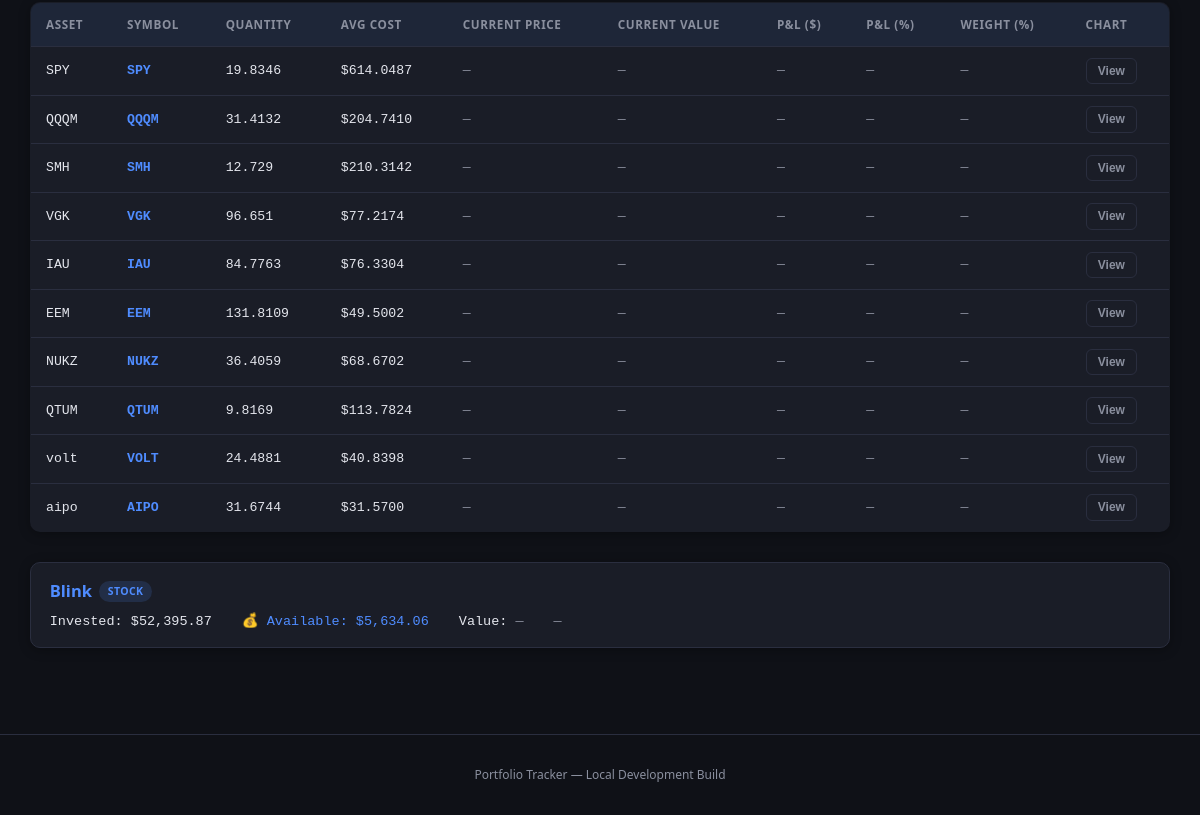
Before: / (lower part) with the older database file.
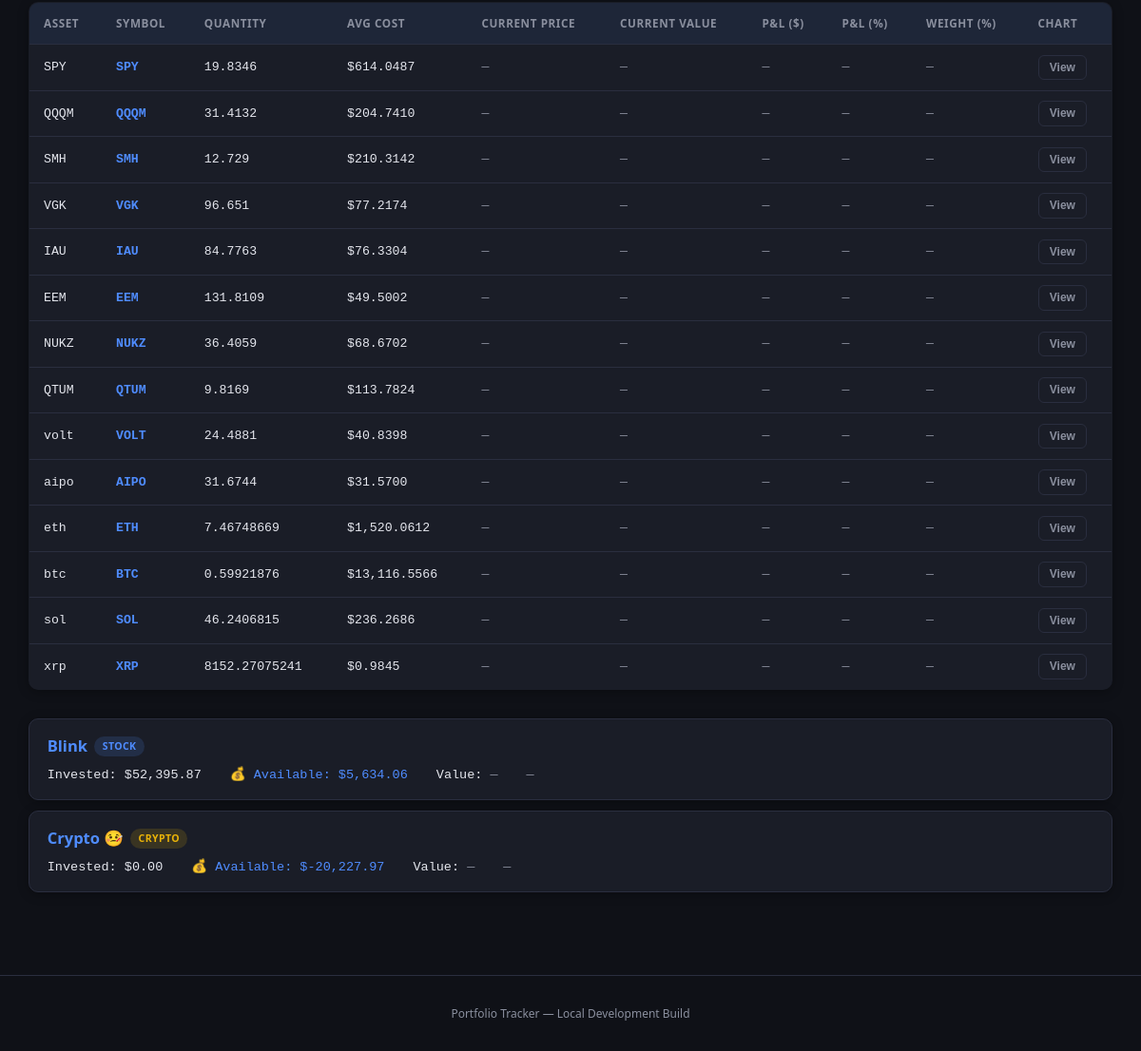
After: the same page with the newer database file.
### app/models/transaction.py (models this page shows, shortened)
class Transaction(db.Model):
    __tablename__ = "transactions"
    id = db.Column(db.Integer, primary_key=True)
    account_id = db.Column(
        db.Integer, db.ForeignKey("accounts.id"), nullable=False
    )
    tx_type = db.Column(db.String(20), nullable=False)
    asset_symbol = db.Column(db.String(40), nullable=True)
    asset_name = db.Column(db.String(120), nullable=True)
    quantity = db.Column(db.Float, nullable=True)
    price_per_unit = db.Column(db.Float, nullable=True)
    fee = db.Column(db.Float, nullable=True, default=0.0)
    total_amount = db.Column(db.Float, nullable=False, default=0.0)
    timestamp = db.Column(
        db.DateTime,
        nullable=False,
        default=lambda: datetime.now(timezone.utc),
    )
    notes = db.Column(db.Text, nullable=True)

### app/models/account.py (models this page shows, shortened)
class Account(db.Model):
    __tablename__ = "accounts"
    id = db.Column(db.Integer, primary_key=True)
    name = db.Column(db.String(120), nullable=False)
    account_type = db.Column(db.String(20), nullable=False)
    created_at = db.Column(
        db.DateTime, default=lambda: datetime.now(timezone.utc)
    )
    transactions = db.relationship(
        "Transaction", backref="account", lazy=True, cascade="all, delete-orphan"
    )
    def to_dict(self):
        return {
            "id": self.id,
            "name": self.name,
            "account_type": self.account_type,
            "created_at": self.created_at.isoformat() if self.created_at else None,
        }

### app/routes/dashboard.py (the view)
@dashboard_bp.route("/")
def index():
    dashboard = get_combined_dashboard(skip_prices=True)
    return render_template("dashboard.html", dashboard=dashboard)

### app/services/portfolio_service.py (called while the page is built, shortened)
def enrich_holdings_with_prices(
    holdings: list[dict], account_type: str, skip_prices: bool = False
) -> list[dict]:
    if skip_prices:
        for h in holdings:
            h["account_type"] = account_type
            h["current_price"] = None
            h["current_value"] = 0.0
            h["unrealized_pnl"] = 0.0
            h["unrealized_pnl_pct"] = 0.0
            h["weight"] = 0.0
        return holdings

def compute_cash_balance(account_id: int) -> float:
    transactions = Transaction.query.filter_by(account_id=account_id).all()
    cash = 0.0
    for tx in transactions:
        if tx.tx_type == "deposit":
            cash += tx.total_amount or 0.0
        elif tx.tx_type == "withdrawal":
            cash -= tx.total_amount or 0.0
        elif tx.tx_type == "buy":
            cash -= (tx.total_amount or 0.0) + (tx.fee or 0.0)
        elif tx.tx_type == "sell":
            cash += (tx.total_amount or 0.0) - (tx.fee or 0.0)
        elif tx.tx_type == "dividend":
            cash += tx.total_amount or 0.0
    return round(cash, 2)

### app/templates/dashboard.html (shortened to what this page needs)
{% extends "base.html" %}
{% block content %}
<div id="dashboardPricesContainer">
{% if dashboard.all_holdings %}
<div class="holdings-section">
    <table class="holdings-table sortable" id="holdingsTable">
        <thead>
            <tr>
                <th data-sort="string">Asset</th>
                <th data-sort="string">Symbol</th>
                <th data-sort="number">Quantity</th>
                <th data-sort="number">Avg Cost</th>
                <th data-sort="number">Current Price</th>
                <th data-sort="number">Current Value</th>
                <th data-sort="number">P&amp;L ($)</th>
                <th data-sort="number">P&amp;L (%)</th>
                <th data-sort="number">Weight (%)</th>
                <th>Chart</th>
            </tr>
        </thead>
        <tbody>
            {% for h in dashboard.all_holdings %}
            <tr data-holding-account="{{ h.account_id }}" data-holding-symbol="{{ h.asset_symbol }}">
                <td>{{ h.asset_name }}</td>
                <td class="symbol">{{ h.asset_symbol | upper }}</td>
                <td>{{ h.quantity }}</td>
                <td>${{ "{:,.4f}".format(h.avg_cost) }}</td>
                <td class="price-placeholder" data-field="current_price">—</td>
                <td class="price-placeholder" data-field="current_value">—</td>
                <td class="price-placeholder" data-field="unrealized_pnl">—</td>
                <td class="price-placeholder" data-field="unrealized_pnl_pct">—</td>
                <td class="price-placeholder" data-field="weight">—</td>
                <td>
                    <button class="btn btn-sm btn-outline chart-btn"
                            data-symbol="{{ h.asset_symbol }}"
                            data-type="{{ h.account_type }}"
                            data-avg-cost="{{ h.avg_cost }}"
                            data-name="{{ h.asset_name }}">
                        View
                    </button>
                </td>
            </tr>
            {% endfor %}
        </tbody>
    </table>
</div>
{% endif %}
{% for s in dashboard.accounts %}
<div class="account-summary-card" data-account-id="{{ s.account.id }}">
    <h3>
        <a href="{{ url_for('accounts.account_detail', account_id=s.account.id) }}">
            {{ s.account.name }}
        </a>
        <span class="badge badge-{{ s.account.account_type }}">{{ s.account.account_type | upper }}</span>
    </h3>
    <div class="account-stats">
        <span>Invested: ${{ "{:,.2f}".format(s.total_invested) }}</span>
        <span class="available-to-invest">💰 Available: ${{ "{:,.2f}".format(s.cash_balance) }}</span>
        <span>Value: <span data-acct-value class="price-placeholder">—</span></span>
        <span class="price-placeholder"><span data-acct-pnl>—</span></span>
    </div>
</div>
{% endfor %}
</div>
{% endblock %}

Changed rows visible on the page:
added Transaction: asset_name "eth", asset_symbol "ETH"
added Transaction: asset_name "btc", asset_symbol "BTC"
added Transaction: asset_name "sol", asset_symbol "SOL"
added Transaction: asset_name "xrp", asset_symbol "XRP"
added Account: account.name "Crypto 🤒", account.account_type "CRYPTO"
Other visible differences:
new list line: "7.46748669 $ 1,520.0612 — — — — — View"
new list line: "0.59921876 $ 13,116.5566 — — — — — View"
new list line: "46.2406815 $ 236.2686 — — — — — View"
new list line: "8152.27075241 $ 0.9845 — — — — — View"
new list line: "Invested: $ 0.00 💰 Available: $ -20,227.97 Value: — —"
